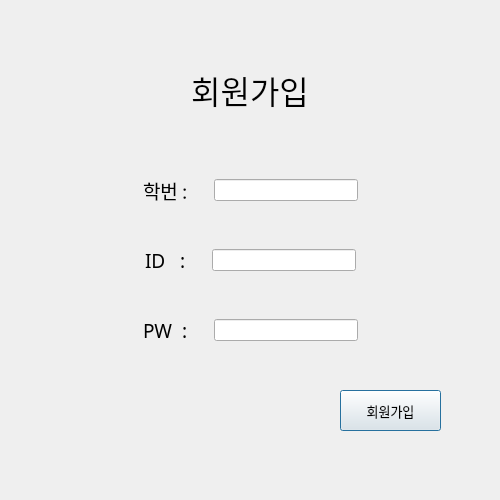
<?xml version="1.0" encoding="UTF-8"?>
<ui version="4.0">
 <class>window_21</class>
 <widget class="QDialog" name="window_21">
  <property name="geometry">
   <rect>
    <x>0</x>
    <y>0</y>
    <width>500</width>
    <height>500</height>
   </rect>
  </property>
  <property name="windowTitle">
   <string>Dialog</string>
  </property>
  <widget class="QPushButton" name="pushButton">
   <property name="geometry">
    <rect>
     <x>340</x>
     <y>390</y>
     <width>101</width>
     <height>41</height>
    </rect>
   </property>
   <property name="font">
    <font>
     <family>HY견고딕</family>
     <pointsize>10</pointsize>
    </font>
   </property>
   <property name="text">
    <string>회원가입</string>
   </property>
  </widget>
  <widget class="QWidget" name="horizontalLayoutWidget_3">
   <property name="geometry">
    <rect>
     <x>0</x>
     <y>300</y>
     <width>501</width>
     <height>61</height>
    </rect>
   </property>
   <layout class="QHBoxLayout" name="pwInputBar">
    <item>
     <spacer name="horizontalSpacer_9">
      <property name="orientation">
       <enum>Qt::Horizontal</enum>
      </property>
      <property name="sizeHint" stdset="0">
       <size>
        <width>40</width>
        <height>20</height>
       </size>
      </property>
     </spacer>
    </item>
    <item>
     <widget class="QLabel" name="label_3">
      <property name="font">
       <font>
        <family>HY견고딕</family>
        <pointsize>14</pointsize>
       </font>
      </property>
      <property name="text">
       <string>PW  :</string>
      </property>
     </widget>
    </item>
    <item>
     <spacer name="horizontalSpacer_3">
      <property name="orientation">
       <enum>Qt::Horizontal</enum>
      </property>
      <property name="sizeType">
       <enum>QSizePolicy::Fixed</enum>
      </property>
      <property name="sizeHint" stdset="0">
       <size>
        <width>20</width>
        <height>20</height>
       </size>
      </property>
     </spacer>
    </item>
    <item>
     <widget class="QLineEdit" name="pwInput">
      <property name="sizePolicy">
       <sizepolicy hsizetype="Expanding" vsizetype="Fixed">
        <horstretch>0</horstretch>
        <verstretch>0</verstretch>
       </sizepolicy>
      </property>
     </widget>
    </item>
    <item>
     <spacer name="horizontalSpacer_12">
      <property name="orientation">
       <enum>Qt::Horizontal</enum>
      </property>
      <property name="sizeHint" stdset="0">
       <size>
        <width>40</width>
        <height>20</height>
       </size>
      </property>
     </spacer>
    </item>
   </layout>
  </widget>
  <widget class="QWidget" name="horizontalLayoutWidget">
   <property name="geometry">
    <rect>
     <x>0</x>
     <y>160</y>
     <width>501</width>
     <height>61</height>
    </rect>
   </property>
   <layout class="QHBoxLayout" name="regInputBar">
    <item>
     <spacer name="horizontalSpacer_7">
      <property name="orientation">
       <enum>Qt::Horizontal</enum>
      </property>
      <property name="sizeHint" stdset="0">
       <size>
        <width>40</width>
        <height>20</height>
       </size>
      </property>
     </spacer>
    </item>
    <item>
     <widget class="QLabel" name="label">
      <property name="font">
       <font>
        <family>HY견고딕</family>
        <pointsize>14</pointsize>
       </font>
      </property>
      <property name="text">
       <string>학번 :</string>
      </property>
     </widget>
    </item>
    <item>
     <spacer name="horizontalSpacer">
      <property name="orientation">
       <enum>Qt::Horizontal</enum>
      </property>
      <property name="sizeType">
       <enum>QSizePolicy::Fixed</enum>
      </property>
      <property name="sizeHint" stdset="0">
       <size>
        <width>20</width>
        <height>20</height>
       </size>
      </property>
     </spacer>
    </item>
    <item>
     <widget class="QLineEdit" name="regInput">
      <property name="sizePolicy">
       <sizepolicy hsizetype="Expanding" vsizetype="Fixed">
        <horstretch>0</horstretch>
        <verstretch>0</verstretch>
       </sizepolicy>
      </property>
     </widget>
    </item>
    <item>
     <spacer name="horizontalSpacer_10">
      <property name="orientation">
       <enum>Qt::Horizontal</enum>
      </property>
      <property name="sizeHint" stdset="0">
       <size>
        <width>40</width>
        <height>20</height>
       </size>
      </property>
     </spacer>
    </item>
   </layout>
  </widget>
  <widget class="QWidget" name="horizontalLayoutWidget_2">
   <property name="geometry">
    <rect>
     <x>0</x>
     <y>230</y>
     <width>501</width>
     <height>61</height>
    </rect>
   </property>
   <layout class="QHBoxLayout" name="idInputBar">
    <item>
     <spacer name="horizontalSpacer_8">
      <property name="orientation">
       <enum>Qt::Horizontal</enum>
      </property>
      <property name="sizeHint" stdset="0">
       <size>
        <width>40</width>
        <height>20</height>
       </size>
      </property>
     </spacer>
    </item>
    <item>
     <widget class="QLabel" name="label_2">
      <property name="font">
       <font>
        <family>HY견고딕</family>
        <pointsize>14</pointsize>
       </font>
      </property>
      <property name="text">
       <string>ID   :</string>
      </property>
     </widget>
    </item>
    <item>
     <spacer name="horizontalSpacer_2">
      <property name="orientation">
       <enum>Qt::Horizontal</enum>
      </property>
      <property name="sizeType">
       <enum>QSizePolicy::Fixed</enum>
      </property>
      <property name="sizeHint" stdset="0">
       <size>
        <width>20</width>
        <height>20</height>
       </size>
      </property>
     </spacer>
    </item>
    <item>
     <widget class="QLineEdit" name="idInput">
      <property name="sizePolicy">
       <sizepolicy hsizetype="Expanding" vsizetype="Fixed">
        <horstretch>0</horstretch>
        <verstretch>0</verstretch>
       </sizepolicy>
      </property>
     </widget>
    </item>
    <item>
     <spacer name="horizontalSpacer_11">
      <property name="orientation">
       <enum>Qt::Horizontal</enum>
      </property>
      <property name="sizeHint" stdset="0">
       <size>
        <width>40</width>
        <height>20</height>
       </size>
      </property>
     </spacer>
    </item>
   </layout>
  </widget>
  <widget class="QLabel" name="label_4">
   <property name="geometry">
    <rect>
     <x>0</x>
     <y>40</y>
     <width>500</width>
     <height>100</height>
    </rect>
   </property>
   <property name="sizePolicy">
    <sizepolicy hsizetype="Expanding" vsizetype="Expanding">
     <horstretch>0</horstretch>
     <verstretch>0</verstretch>
    </sizepolicy>
   </property>
   <property name="maximumSize">
    <size>
     <width>500</width>
     <height>500</height>
    </size>
   </property>
   <property name="font">
    <font>
     <family>HY견고딕</family>
     <pointsize>24</pointsize>
    </font>
   </property>
   <property name="text">
    <string>회원가입</string>
   </property>
   <property name="alignment">
    <set>Qt::AlignCenter</set>
   </property>
  </widget>
 </widget>
 <resources/>
 <connections/>
</ui>
